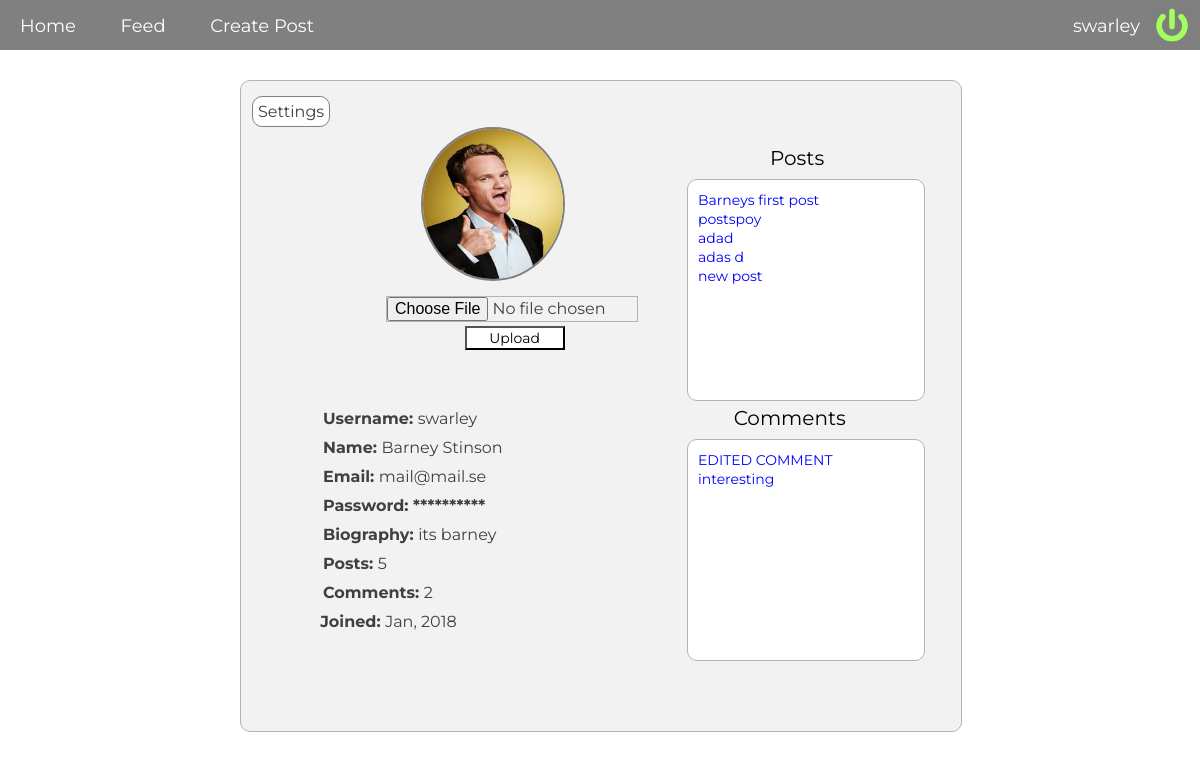
/pages/profile.php?id=2 (signed in), run on an earlier commit of the app's database.
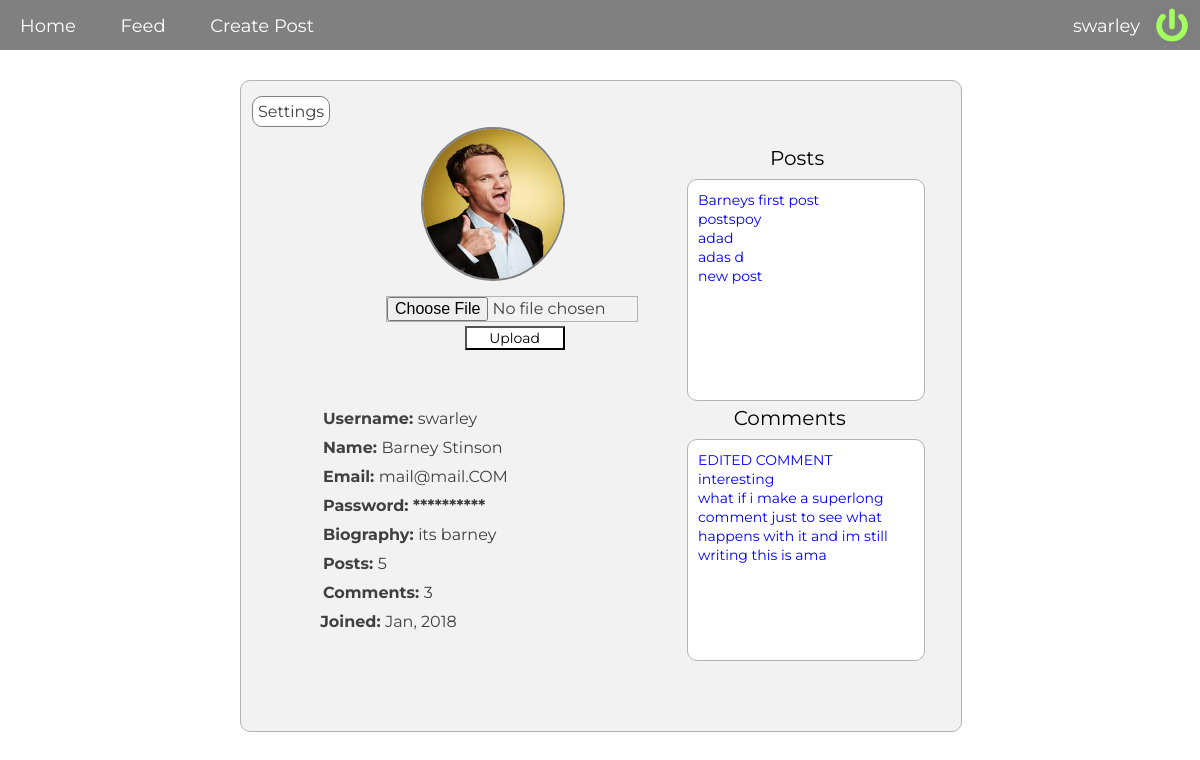
And on a later commit of the database.
### tables this page shows
CREATE TABLE "users" (
        `id`    INTEGER NOT NULL PRIMARY KEY AUTOINCREMENT UNIQUE,
        `name`  VARCHAR NOT NULL,
        `username`      VARCHAR NOT NULL UNIQUE,
        `email` VARCHAR NOT NULL,
        `password`      VARCHAR NOT NULL,
        `biography`     VARCHAR NOT NULL,
        `img`           VARCHAR,
        `joined`     VARCHAR
);

CREATE TABLE "posts" (
        `id`       INTEGER NOT NULL,
        `post_id`       INTEGER NOT NULL PRIMARY KEY AUTOINCREMENT UNIQUE,
        `title` VARCHAR NOT NULL,
        `description`   VARCHAR NOT NULL,
        `url`   VARCHAR NOT NULL,
        `posted`      VARCHAR,
        `edited`     VARCHAR
);

CREATE TABLE "comments" (
         `id`       INTEGER NOT NULL,
         `comment_id`       INTEGER NOT NULL PRIMARY KEY AUTOINCREMENT UNIQUE,
         `post_id`         INTEGER NOT NULL,
         `comment`       VARCHAR NOT NULL,
         `posted`       VARCHAR
);

### logic/profile.php (called while the page is built)
<?php
   $user_id = $_GET['id'];
   $query = "SELECT * FROM posts WHERE id = :user_id";
   $statement = $pdo->prepare($query);
   $statement->bindParam(':user_id', $user_id, PDO::PARAM_STR);
   $statement->execute();
   $count_posts = $statement->fetchAll(PDO::FETCH_ASSOC);
   $query = "SELECT * FROM comments WHERE id = :user_id";
   $statement = $pdo->prepare($query);
   $statement->bindParam(':user_id', $user_id, PDO::PARAM_STR);
   $statement->execute();
   $count_comments = $statement->fetchAll(PDO::FETCH_ASSOC);
   $user_id = $_GET['id'];
   $query = "SELECT * FROM posts WHERE id = :user_id";
   $statement = $pdo->prepare($query);
   $statement->bindParam(':user_id', $user_id, PDO::PARAM_INT);
   $statement->execute();
   $posts = $statement->fetchAll(PDO::FETCH_ASSOC);
   $user_id = $_GET['id'];
   $query = "SELECT * FROM comments WHERE id = :user_id";
   $statement = $pdo->prepare($query);
   $statement->bindParam(':user_id', $user_id, PDO::PARAM_INT);
   $statement->execute();
   $comments = $statement->fetchAll(PDO::FETCH_ASSOC);

### pages/profile.php (the view, shortened to what this page needs)
<?php
require __DIR__.'../../views/header.php';
require __DIR__.'../../logic/profile.php';
   $user_id = $_GET['id'];
   $query = "SELECT * FROM users WHERE id = :user_id";
   $statement = $pdo->prepare($query);
   $statement->bindParam(':user_id', $user_id, PDO::PARAM_STR);
   $statement->execute();
   $url_users = $statement->fetchAll(PDO::FETCH_ASSOC);
   foreach($url_users as $url_user){}
      ?>
      <div class="profile-wrapper">
         <div class="profile-username"><b>Username: </b><?php echo $url_user['username']; ?></div>
         <div class="profile-name"><b>Name: </b><?php echo $url_user['name']; ?></div>
         <div class="profile-email"><b>Email: </b><?php echo $url_user['email']; ?></div>
         <div class="profile-bio"><b>Biography: </b><?php echo $url_user['biography']; ?></div>
         <div class="profile-posts"><b>Posts: </b><?php echo count($count_posts); ?></div>
         <div class="profile-comments"><b>Comments: </b><?php echo count($count_comments); ?></div>
         <div class="profile-joined"><b>Joined: </b><?php echo $url_user['joined']; ?></div>
      </div>
      <?php if(isset($_SESSION['user']) && $_SESSION['user']['username'] == $url_user['username']): ?>
         <div class="profile-wrapper-online">
            <?php echo '<img src="../uploads/'. $url_user['img']. '" class="profile-avatar-online">'; ?>
            <?php foreach($id as $user): ?>
               <div class="profile-username-online"><b>Username: </b><?php echo $url_user['username']; ?></div>
               <div class="profile-name-online"><b>Name: </b><?php echo $url_user['name']; ?></div>
               <div class="profile-email-online"><b>Email: </b><?php echo $url_user['email']; ?></div>
               <div class="profile-password-online"><b>Password: **********</b></div>
               <div class="profile-bio-online"><b>Biography: </b><?php echo $url_user['biography']; ?></div>
               <div class="profile-posts-online"><b>Posts: </b><?php echo count($count_posts); ?></div>
               <div class="profile-comments-online"><b>Comments: </b><?php echo count($count_comments); ?></div>
               <div class="profile-joined-online"><b>Joined: </b><?php echo $url_user['joined']; ?></div>
            <?php endforeach; ?>
            <form action="../logic/uploadAvatar.php" name="avatar" method="post" enctype="multipart/form-data">
               <input type="file" name="avatar" required>
               <br>
               <button type="submit" class="upload-avatar">Upload</button>
            </form>
            <div class="dropdown">
               <span>Settings</span>
            </div>
            <div class="my-posts-header">Posts</div>
            <div class="my-posts">
               <?php foreach($posts as $post): ?>
                  <a href="comment.php?id=<?php echo $post['post_id'] ?>" class="my-posts-url"><?php echo $post['title']; ?></a>
                  <br>
               <?php endforeach; ?>
            </div>
            <div class="my-comments-header">Comments</div>
            <div class="my-comments">
               <?php foreach($comments as $comment): ?>
                  <a href="editComment.php?id=<?php echo $comment['comment_id'] ?>" class="my-posts-url"><?php echo $comment['comment']; ?></a>
                  <br>
               <?php endforeach; ?>
            </div>
         <?php endif; ?>
      </div>
      <?php require __DIR__.'../../views/footer.php'; ?>

### views/header.php (shortened to what this page needs)
<!DOCTYPE html>
<html lang="en">
<head>
    <link rel="stylesheet" href="../css/main.css">
    <link rel="stylesheet" href="../css/media.css">
</head>
<body>
    <?php require __DIR__.'/navigation.php'; ?>

### views/navigation.php (shortened to what this page needs)
<?php $id = $_SESSION; ?>
<div class="nav-wrapper">
   <?php if (isset($_SESSION['user'])): ?>
      <?php foreach($id as $user):?>
         <div class="navbar-left">
            <a href="../index.php">Home</a>
            <a href="../pages/feed.php">Feed</a>
            <a href="/pages/createPost.php">Create Post</a>
            <a href="../logic/logout.php" class="login-icon"></a>
         </div>
         <div class="navbar-right">
            <a href="../pages/profile.php?id=<?php echo $user['id'] ?>" class="nav-url"><?php echo $user['username']; ?></a>
         </div>
      <?php endforeach; ?>
   <?php endif; ?>
</div>

### views/footer.php (shortened to what this page needs)
</body>
</html>

### css/main.css (style rules this page uses)
* { margin: 0px; font-family: Montserrat; }
body { color: #404040; background-size: cover; background-attachment: fixed; }
a { text-decoration: none; outline: none; margin: 20px; color: white; }
.nav-wrapper { position: fixed; background-color: grey; color: white; width: 100%; height: 35px; padding-top: 15px; font-size: 18px; z-index: 1; }
.navbar-left { float: left; }
.navbar-right { float: right; margin-right: 40px; }
.nav-url { text-decoration: none; font-size: 18px; }
.login-icon { position: absolute; top: -30%; right: -1%; background-image: url("../img/login.png"); background-size: cover; height: 40px; width: 40px; }
input[type=file] { border: 1px solid #b3b3b3; margin-left: 37px; width: 400px; }
.dropdown { position: fixed; top: 12%; left: 21%; display: inline-block; background-color: white; border: 1px solid grey; border-radius: 10px; padding: 5px; }
.profile-wrapper { position: absolute; top: 15%; left: 35%; width: 30%; border: 1px solid #b3b3b3; background-color: #f2f2f2; border-radius: 10px; padding-bottom: 30px; }
.profile-wrapper-online { position: absolute; top: 10%; left: 20%; width: 60%; height: 650px; border: 1px solid #b3b3b3; background-color: #f2f2f2; border-radius: 10px; }
.profile-avatar-online { position: relative; top: 4%; left: 25%; background-size: cover; background-size: 100%; width: 140px; height: 150px; border-radius: 50%; border: 2px solid grey; margin-top: 20px; }
.my-posts-header { position: absolute; top: 10%; right: 19%; font-size: 20px; color: black; }
.my-posts { position: absolute; right: 5%; top: 15%; border: 1px solid #b3b3b3; width: 30%; height: 200px; padding: 10px; background-color: white; overflow: auto; border-radius: 10px; }
.my-posts-url { font-size: 14px; color: blue; margin-left: 0px; }
.my-comments-header { position: absolute; top: 50%; right: 16%; font-size: 20px; color: black; }
.my-comments { position: absolute; right: 5%; top: 55%; border: 1px solid #b3b3b3; width: 30%; height: 200px; padding: 10px; background-color: white; overflow: auto; border-radius: 10px; }
.profile-username { position: relative; left: 10%; margin: 10px; }
.profile-username-online { position: relative; left: 10%; margin: 10px; margin-top: 150px; }
.profile-name { position: relative; left: 10%; margin: 10px; }
.profile-name-online { position: relative; left: 10%; margin: 10px; }
.profile-bio { position: relative; left: 10%; max-width: 80%; margin: 10px; }
.profile-bio-online { position: relative; left: 10%; max-width: 50%; margin: 10px; }
.profile-email { position: relative; left: 10%; margin: 10px; }
.profile-email-online { position: relative; left: 10%; margin: 10px; }
.profile-password-online { position: relative; left: 10%; margin: 10px; }
.profile-posts { position: relative; left: 10%; margin: 10px; }
.profile-posts-online { position: relative; left: 10%; margin: 10px; }
.profile-comments { position: relative; left: 10%; margin: 10px; }
.profile-comments-online { position: relative; left: 10%; margin: 10px; }
.profile-joined { position: relative; left: 10%; margin: 10px; }
.profile-joined-online { position: relative; left: 11%; }
form[name=avatar] { position: absolute; top: 33%; left: 15%; }
input[name=avatar] { width: 250px; font-size: 16px; }
.upload-avatar { position: absolute; bottom: -110%; left: 40%; width: 100px; font-size: 14px; background-color: white; }

What changed in the data, as far as the page shows it:
changed users "swarley": email "mail@mail.se" → "mail@mail.COM"; count($count_comments) "2" → "3"
added comments: comment "what if i make a superlong comment just to see what happens with it and im still writing this is ama"
